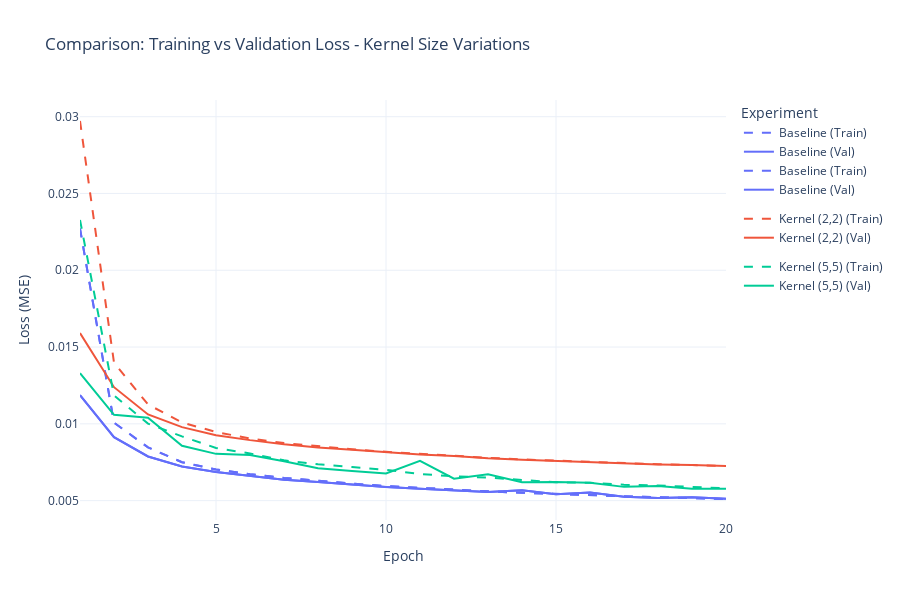

The code cell stored with this chart in its notebook:
### Code cell
# Plot comparison
plot_comparison_full(df_current, experiment="Kernel Size Variations")

### Figure 1 — Plotly figure (JSON) as saved in the notebook; plotly's stock layout.template omitted (floating-point values rounded to 4 significant figures)
{"data": [{"legendgroup": "Baseline", "line": {"color": "#636EFA", "dash": "dash"}, "mode": "lines", "name": "Baseline (Train)", "type": "scatter", "x": [1, 2, 3, 4, 5, 6, 7, 8, 9, 10, 11, 12, 13, 14, 15, 16, 17, 18, 19, 20], "y": [0.02272, 0.01008, 0.008467, 0.007502, 0.007026, 0.006722, 0.006476, 0.006272, 0.006104, 0.005949, 0.00582, 0.005707, 0.005605, 0.005512, 0.005424, 0.005357, 0.005282, 0.005219, 0.005153, 0.005106]}, {"legendgroup": "Baseline", "line": {"color": "#636EFA", "dash": "solid"}, "mode": "lines", "name": "Baseline (Val)", "type": "scatter", "x": [1, 2, 3, 4, 5, 6, 7, 8, 9, 10, 11, 12, 13, 14, 15, 16, 17, 18, 19, 20], "y": [0.01186, 0.009129, 0.007877, 0.007219, 0.006862, 0.006616, 0.006367, 0.006206, 0.006033, 0.005891, 0.005767, 0.005658, 0.005561, 0.005673, 0.005415, 0.005523, 0.00526, 0.005176, 0.005214, 0.00512]}, {"legendgroup": "Baseline", "line": {"color": "#636EFA", "dash": "dash"}, "mode": "lines", "name": "Baseline (Train)", "type": "scatter", "x": [1, 2, 3, 4, 5, 6, 7, 8, 9, 10, 11, 12, 13, 14, 15, 16, 17, 18, 19, 20], "y": [0.02272, 0.01008, 0.008467, 0.007502, 0.007026, 0.006722, 0.006476, 0.006272, 0.006104, 0.005949, 0.00582, 0.005707, 0.005605, 0.005512, 0.005424, 0.005357, 0.005282, 0.005219, 0.005153, 0.005106]}, {"legendgroup": "Baseline", "line": {"color": "#636EFA", "dash": "solid"}, "mode": "lines", "name": "Baseline (Val)", "type": "scatter", "x": [1, 2, 3, 4, 5, 6, 7, 8, 9, 10, 11, 12, 13, 14, 15, 16, 17, 18, 19, 20], "y": [0.01186, 0.009129, 0.007877, 0.007219, 0.006862, 0.006616, 0.006367, 0.006206, 0.006033, 0.005891, 0.005767, 0.005658, 0.005561, 0.005673, 0.005415, 0.005523, 0.00526, 0.005176, 0.005214, 0.00512]}, {"legendgroup": "Kernel (2,2)", "line": {"color": "#EF553B", "dash": "dash"}, "mode": "lines", "name": "Kernel (2,2) (Train)", "type": "scatter", "x": [1, 2, 3, 4, 5, 6, 7, 8, 9, 10, 11, 12, 13, 14, 15, 16, 17, 18, 19, 20], "y": [0.02972, 0.01398, 0.01126, 0.01009, 0.00947, 0.009044, 0.008746, 0.008532, 0.008349, 0.008178, 0.008034, 0.007906, 0.007791, 0.007683, 0.007598, 0.007507, 0.007439, 0.007369, 0.007312, 0.007256]}, {"legendgroup": "Kernel (2,2)", "line": {"color": "#EF553B", "dash": "solid"}, "mode": "lines", "name": "Kernel (2,2) (Val)", "type": "scatter", "x": [1, 2, 3, 4, 5, 6, 7, 8, 9, 10, 11, 12, 13, 14, 15, 16, 17, 18, 19, 20], "y": [0.01591, 0.01239, 0.01061, 0.009787, 0.009262, 0.008939, 0.008669, 0.008458, 0.008317, 0.008139, 0.007998, 0.007911, 0.007756, 0.007664, 0.007583, 0.007493, 0.007449, 0.007359, 0.007318, 0.007258]}, {"legendgroup": "Kernel (5,5)", "line": {"color": "#00CC96", "dash": "dash"}, "mode": "lines", "name": "Kernel (5,5) (Train)", "type": "scatter", "x": [1, 2, 3, 4, 5, 6, 7, 8, 9, 10, 11, 12, 13, 14, 15, 16, 17, 18, 19, 20], "y": [0.02328, 0.01185, 0.01002, 0.009184, 0.008428, 0.008071, 0.007624, 0.007362, 0.007194, 0.007001, 0.006736, 0.006583, 0.006498, 0.00633, 0.006199, 0.006163, 0.006029, 0.005991, 0.005916, 0.005797]}, {"legendgroup": "Kernel (5,5)", "line": {"color": "#00CC96", "dash": "solid"}, "mode": "lines", "name": "Kernel (5,5) (Val)", "type": "scatter", "x": [1, 2, 3, 4, 5, 6, 7, 8, 9, 10, 11, 12, 13, 14, 15, 16, 17, 18, 19, 20], "y": [0.0133, 0.01059, 0.0104, 0.00857, 0.008045, 0.007974, 0.007567, 0.007103, 0.006928, 0.006768, 0.007588, 0.00643, 0.00672, 0.006198, 0.00621, 0.006158, 0.005896, 0.005956, 0.00577, 0.005769]}], "layout": {"height": 600, "legend": {"title": {"text": "Experiment"}}, "title": {"text": "Comparison: Training vs Validation Loss - Kernel Size Variations"}, "xaxis": {"title": {"text": "Epoch"}}, "yaxis": {"title": {"text": "Loss (MSE)"}}}}
